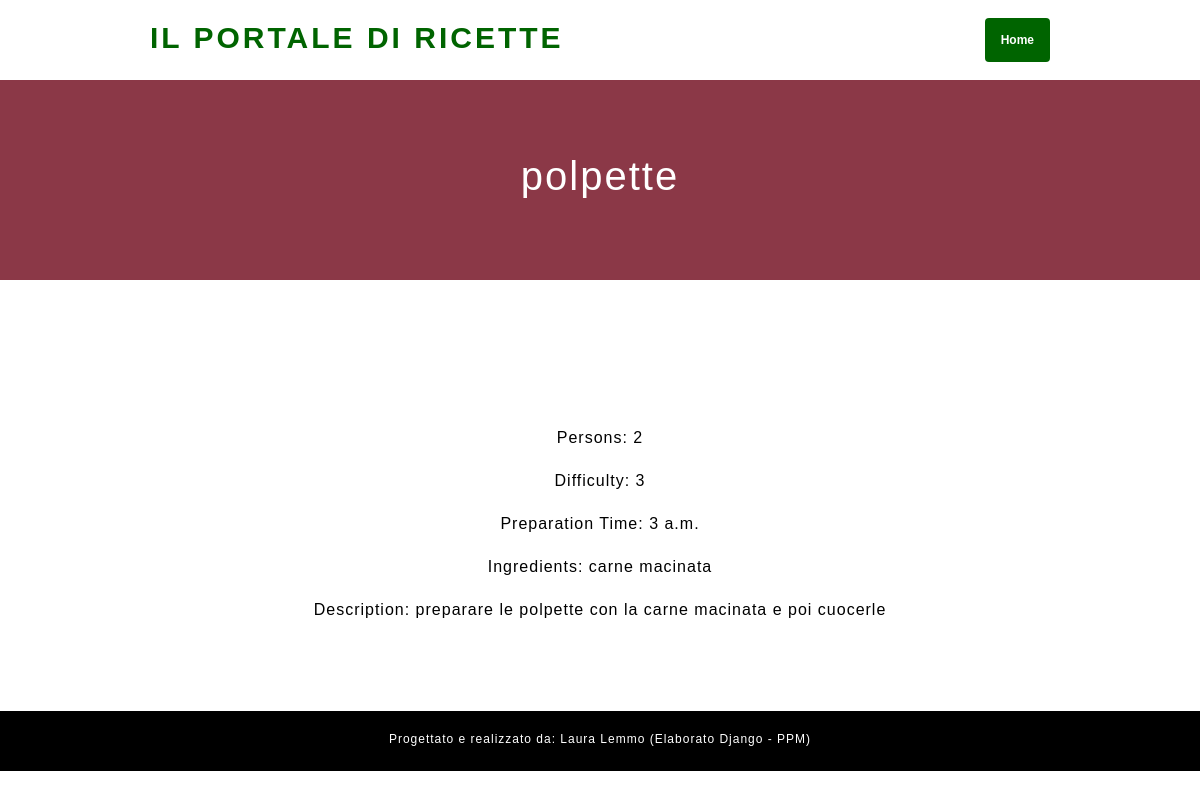
The app's page /recipe/8 with its own data.
### recipesharing/models.py (models this page shows)
class Recipe(models.Model):
    CHOICES = [
        ('APPETIZER', 'Antipasto'),
        ('FIRST', 'Primo'),
        ('SECOND', 'Secondo'),
        ('SIDE', 'Contorno'),
        ('DESSERT', 'Dolce'),
    ]
    id = models.AutoField(primary_key=True)
    title = models.TextField(max_length=100)
    persons = models.IntegerField(null=True)
    difficulty = models.IntegerField(null=True)
    category = models.CharField(max_length=10, choices=CHOICES, null=True)
    preparation_time = models.TimeField(null=True)
    ingredients = models.TextField(max_length=500, null=True)
    description = models.TextField(max_length=1000, null=True)
    user = models.ForeignKey(User, null=True, on_delete=models.CASCADE)
    class Meta:
        db_table = "recipes"

### recipesharing/views.py (the view)
# urls.py: path("recipe/<int:recipe_id>", views.recipeDetail, name="recipeDetail"),
def recipeDetail(request, recipe_id):
    recipe = Recipe.objects.get(id=recipe_id)
    is_favorite = False
    is_authenticated = request.user.is_authenticated
    if is_authenticated:
        is_favorite = Favorite.objects.filter(user=request.user, recipe=recipe).exists()
    context = {
        'recipe': recipe,
        'is_favorite': is_favorite,
        'is_authenticated': is_authenticated
    }
    return render(request, 'recipe/detail.html', context)

### templates/recipe/detail.html (shortened to what this page needs)
<!DOCTYPE html>
<html lang="en">
<head>
<link rel="stylesheet" href="https://cdn.jsdelivr.net/npm/bootstrap@4.3.1/dist/css/bootstrap.min.css">
</head>
<body>
    <div id="header">
        <h1>Il portale di ricette</h1>
        <div style="margin: auto; margin-right: 0;">
            <a class="badge badge-primary p-3" href="{% url 'index' %}">Home</a>
        </div>
    </div>
    <div style="height: 200px; background-color: #8b3847; text-align: center">
        <br><br><br>
        <h2 style="color: white">{{ recipe.title }}</h2>
    </div>
    <br><br><br><br>
    <div style="text-align: center">
        <br><br>
        {% block content %}
          <p>Persons: {{ recipe.persons }}</p>
          <p>Difficulty: {{ recipe.difficulty }}</p>
          <p>Preparation Time: {{ recipe.preparation_time }}</p>
          <p>Ingredients: {{ recipe.ingredients }}</p>
          <p>Description: {{ recipe.description }}</p>
        {% endblock %}
    </div>
<br><br><br>
    <div id="footer">
        <p style="color: white; font-size: 12px; padding-top: 15px;">Progettato e realizzato da: Laura Lemmo (Elaborato Django - PPM)</p>
    </div>
</body>
</html>

### templates/recipe/detail.html (style rules this page uses)
body { margin: 0px; font-family: sans-serif; }
#header { width: 75%; margin: auto; display: flex; height: 80px; }
#header h1 { text-transform: uppercase; color: darkgreen; font-size: 30px; letter-spacing: 3px; font-weight: bold; margin-top: revert; }
.badge-primary { background-color: darkgreen !important; }
h2 { font-size: 40px; letter-spacing: 2px; }
p { color: black; font-weight: 100; letter-spacing: 1px; line-height: 27px; }
#footer { text-align: center; background-color: black; height: 60px; }

### records on screen
Recipe: title "polpette", persons "2", difficulty "3", preparation_time "3 a.m.", ingredients "carne macinata", description "preparare le polpette con la carne macinata e poi cuocerle"
